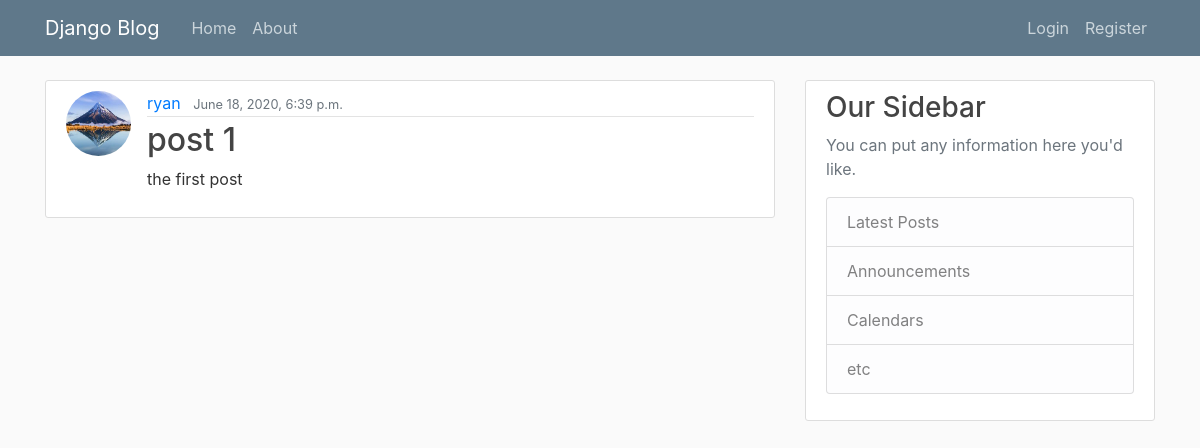
The app's page /, older data.
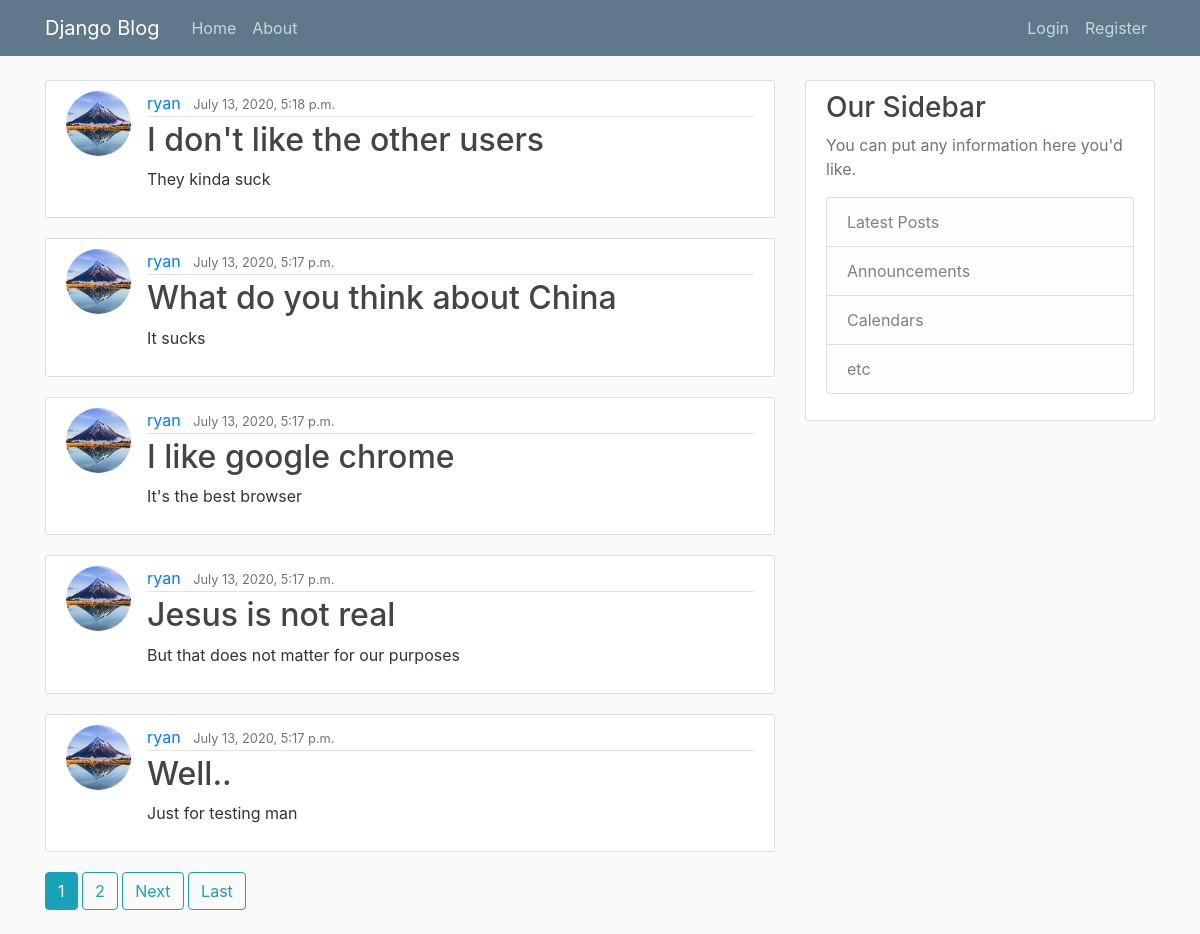
The same page, newer data.
### blog/models.py (models this page shows, shortened)
class Post(models.Model):
	title = models.CharField(max_length = 100)
	content = models.TextField()
	date_posted = models.DateTimeField(default = timezone.now)
	author = models.ForeignKey(User, on_delete = models.CASCADE)

### users/models.py (models this page shows, shortened)
class Profile(models.Model):
    user = models.OneToOneField(User, on_delete=models.CASCADE)
    image = models.ImageField(default='default.jpg', upload_to='profile_pics')

### blog/views.py (the view)
# urls.py: path('', PostListView.as_view(), name = 'blog-home'),
class PostListView(ListView):
	model = Post
	template_name = 'blog/home.html'
	context_object_name = 'posts'
	ordering = ['-date_posted']
	paginate_by = 5

### blog/templates/blog/home.html (shortened to what this page needs)
{% extends "blog/base.html" %}
{% block Content %}
	{% for post in posts %}
	<article class="media content-section">
        <img class = "rounded-circle article-img" src="{{ post.author.profile.image.url }}">
    <div class="media-body">
        <div class="article-metadata">
            <a class="mr-2" href="{% url 'user-posts' post.author.username %}">{{post.author}}</a>
            <small class="text-muted">{{post.date_posted}}</small>
        </div>
        <h2><a class="article-title" href="{% url 'post-detail' post.id %}">{{ post.title }}</a></h2>
        <p class="article-content">{{ post.content }}</p>
    </div>
</article>
	{% endfor %}
    {% if is_paginated %}
        {% for num in page_obj.paginator.page_range %}
            {% if page_obj.number == num %}
                <a class = "btn btn-info mb-4" href="?page={{ num }}">{{ num }}</a>
            {% elif num > page_obj.number|add:'-3' and num < page_obj.number|add:'3' %}
                <a class="btn btn-outline-info mb-4" href="?page={{ num }}">{{ num }}</a>
            {% endif %}
        {% endfor %}
        {% if page_obj.has_next %}
            <a class="btn btn-outline-info mb-4" href="?page={{ page_obj.next_page_number }}">Next</a>
            <a class="btn btn-outline-info mb-4" href="?page={{ page_obj.paginator.num_pages }}">Last</a>
        {% endif %}
    {% endif %}
{%endblock Content%}

Row changes from the older to the newer data that the page shows:
no longer on this page (row unchanged): Post: author.profile.image (picture), author "ryan", date_posted "June 18, 2020, 6:39 p.m.", title "post 1", content "the first post"
added Post: author.profile.image (picture), author "ryan", date_posted "July 13, 2020, 5:18 p.m.", title "I don't like the other users", content "They kinda suck"
added Post: author.profile.image (picture), author "ryan", date_posted "July 13, 2020, 5:17 p.m.", title "What do you think about China", content "It sucks"
added Post: author.profile.image (picture), author "ryan", date_posted "July 13, 2020, 5:17 p.m.", title "I like google chrome", content "It's the best browser"
added Post: author.profile.image (picture), author "ryan", date_posted "July 13, 2020, 5:17 p.m.", title "Jesus is not real", content "But that does not matter for our purposes"
added Post: author.profile.image (picture), author "ryan", date_posted "July 13, 2020, 5:17 p.m.", title "Well..", content "Just for testing man"
Text that changed along with them:
new list line: "1"
new list line: "2"
text now shown: "Next Last"
